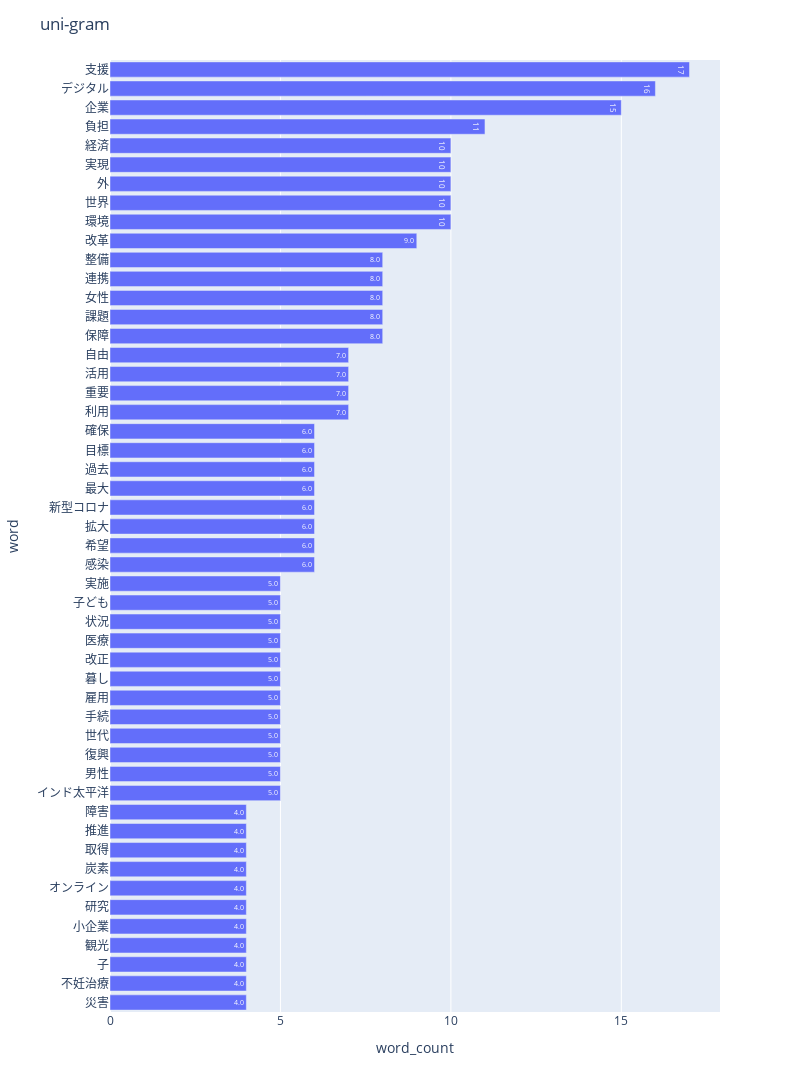

Notebook code cell kept with this figure:
### Code cell
#発言で多かったもの
npt.bar_ngram(
    title='uni-gram',
    xaxis_label='word_count',
    yaxis_label='word',
    ngram=1,
    top_n=50,
    save=True
)

### Figure 1 — Plotly figure (JSON) as saved in the notebook; plotly's stock layout.template omitted (floating-point values rounded to 4 significant figures)
{"data": [{"alignmentgroup": "True", "hovertemplate": "word_count=%{text}<br>word=%{y}<extra></extra>", "legendgroup": "", "marker": {}, "name": "", "offsetgroup": "", "orientation": "h", "showlegend": false, "text": [4, 4, 4, 4, 4, 4, 4, 4, 4, 4, 4, 5, 5, 5, 5, 5, 5, 5, 5, 5, 5, 5, 5, 6, 6, 6, 6, 6, 6, 6, 6, 7, 7, 7, 7, 8, 8, 8, 8, 8, 9, 10, 10, 10, 10, 10, 11, 15, 16, 17], "textposition": "auto", "texttemplate": "%{text:.2s}", "type": "bar", "x": [4, 4, 4, 4, 4, 4, 4, 4, 4, 4, 4, 5, 5, 5, 5, 5, 5, 5, 5, 5, 5, 5, 5, 6, 6, 6, 6, 6, 6, 6, 6, 7, 7, 7, 7, 8, 8, 8, 8, 8, 9, 10, 10, 10, 10, 10, 11, 15, 16, 17], "xaxis": "x", "y": ["災害", "不妊治療", "子", "観光", "小企業", "研究", "オンライン", "炭素", "取得", "推進", "障害", "インド太平洋", "男性", "復興", "世代", "手続", "雇用", "暮し", "改正", "医療", "状況", "子ども", "実施", "感染", "希望", "拡大", "新型コロナ", "最大", "過去", "目標", "確保", "利用", "重要", "活用", "自由", "保障", "課題", "女性", "連携", "整備", "改革", "環境", "世界", "外", "実現", "経済", "負担", "企業", "デジタル", "支援"], "yaxis": "y"}], "layout": {"barmode": "relative", "height": 1100, "legend": {"tracegroupgap": 0}, "margin": {"t": 60}, "title": {"text": "uni-gram"}, "width": 800, "xaxis": {"anchor": "y", "domain": [0, 1], "title": {"text": "word_count"}}, "yaxis": {"anchor": "x", "domain": [0, 1], "title": {"text": "word"}}}}
